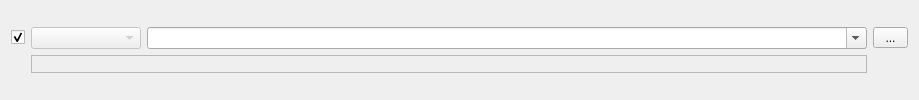
<?xml version="1.0" encoding="UTF-8"?>
<ui version="4.0">
 <class>QTextureEditLine</class>
 <widget class="QWidget" name="QTextureEditLine">
  <property name="enabled">
   <bool>true</bool>
  </property>
  <property name="geometry">
   <rect>
    <x>0</x>
    <y>0</y>
    <width>919</width>
    <height>100</height>
   </rect>
  </property>
  <property name="sizePolicy">
   <sizepolicy hsizetype="Expanding" vsizetype="MinimumExpanding">
    <horstretch>0</horstretch>
    <verstretch>0</verstretch>
   </sizepolicy>
  </property>
  <property name="maximumSize">
   <size>
    <width>16777215</width>
    <height>16777215</height>
   </size>
  </property>
  <property name="windowTitle">
   <string>QTextureEditLine</string>
  </property>
  <layout class="QVBoxLayout" name="verticalLayout_4">
   <item>
    <layout class="QGridLayout" name="gridLayout">
     <item row="0" column="3">
      <widget class="QToolButton" name="toolButton">
       <property name="minimumSize">
        <size>
         <width>35</width>
         <height>0</height>
        </size>
       </property>
       <property name="maximumSize">
        <size>
         <width>20</width>
         <height>16777215</height>
        </size>
       </property>
       <property name="focusPolicy">
        <enum>Qt::NoFocus</enum>
       </property>
       <property name="text">
        <string>...</string>
       </property>
       <property name="icon">
        <iconset>
         <normaloff>.</normaloff>.</iconset>
       </property>
       <property name="toolButtonStyle">
        <enum>Qt::ToolButtonIconOnly</enum>
       </property>
       <property name="autoRaise">
        <bool>false</bool>
       </property>
       <property name="arrowType">
        <enum>Qt::NoArrow</enum>
       </property>
      </widget>
     </item>
     <item row="0" column="0">
      <widget class="QCheckBox" name="checkBox">
       <property name="sizePolicy">
        <sizepolicy hsizetype="Fixed" vsizetype="Fixed">
         <horstretch>0</horstretch>
         <verstretch>0</verstretch>
        </sizepolicy>
       </property>
       <property name="focusPolicy">
        <enum>Qt::NoFocus</enum>
       </property>
       <property name="toolTip">
        <string>Enable texture type editing</string>
       </property>
       <property name="text">
        <string/>
       </property>
       <property name="checked">
        <bool>true</bool>
       </property>
      </widget>
     </item>
     <item row="0" column="1">
      <widget class="QComboBox" name="combonTextureType">
       <property name="enabled">
        <bool>false</bool>
       </property>
       <property name="sizePolicy">
        <sizepolicy hsizetype="MinimumExpanding" vsizetype="Fixed">
         <horstretch>0</horstretch>
         <verstretch>0</verstretch>
        </sizepolicy>
       </property>
       <property name="minimumSize">
        <size>
         <width>110</width>
         <height>0</height>
        </size>
       </property>
       <property name="maximumSize">
        <size>
         <width>70</width>
         <height>16777215</height>
        </size>
       </property>
       <property name="focusPolicy">
        <enum>Qt::NoFocus</enum>
       </property>
       <property name="toolTip">
        <string>Texture Type...</string>
       </property>
       <property name="placeholderText">
        <string>texture type</string>
       </property>
       <item>
        <property name="text">
         <string/>
        </property>
       </item>
      </widget>
     </item>
     <item row="0" column="2">
      <widget class="QComboBox" name="comboBox_TexturePath">
       <property name="sizePolicy">
        <sizepolicy hsizetype="Expanding" vsizetype="Fixed">
         <horstretch>0</horstretch>
         <verstretch>0</verstretch>
        </sizepolicy>
       </property>
       <property name="editable">
        <bool>true</bool>
       </property>
      </widget>
     </item>
     <item row="1" column="1" colspan="2">
      <widget class="QFrame" name="frame">
       <property name="maximumSize">
        <size>
         <width>16777215</width>
         <height>25</height>
        </size>
       </property>
       <property name="frameShape">
        <enum>QFrame::StyledPanel</enum>
       </property>
       <property name="frameShadow">
        <enum>QFrame::Raised</enum>
       </property>
      </widget>
     </item>
    </layout>
   </item>
  </layout>
 </widget>
 <layoutdefault spacing="6" margin="11"/>
 <resources/>
 <connections/>
</ui>
